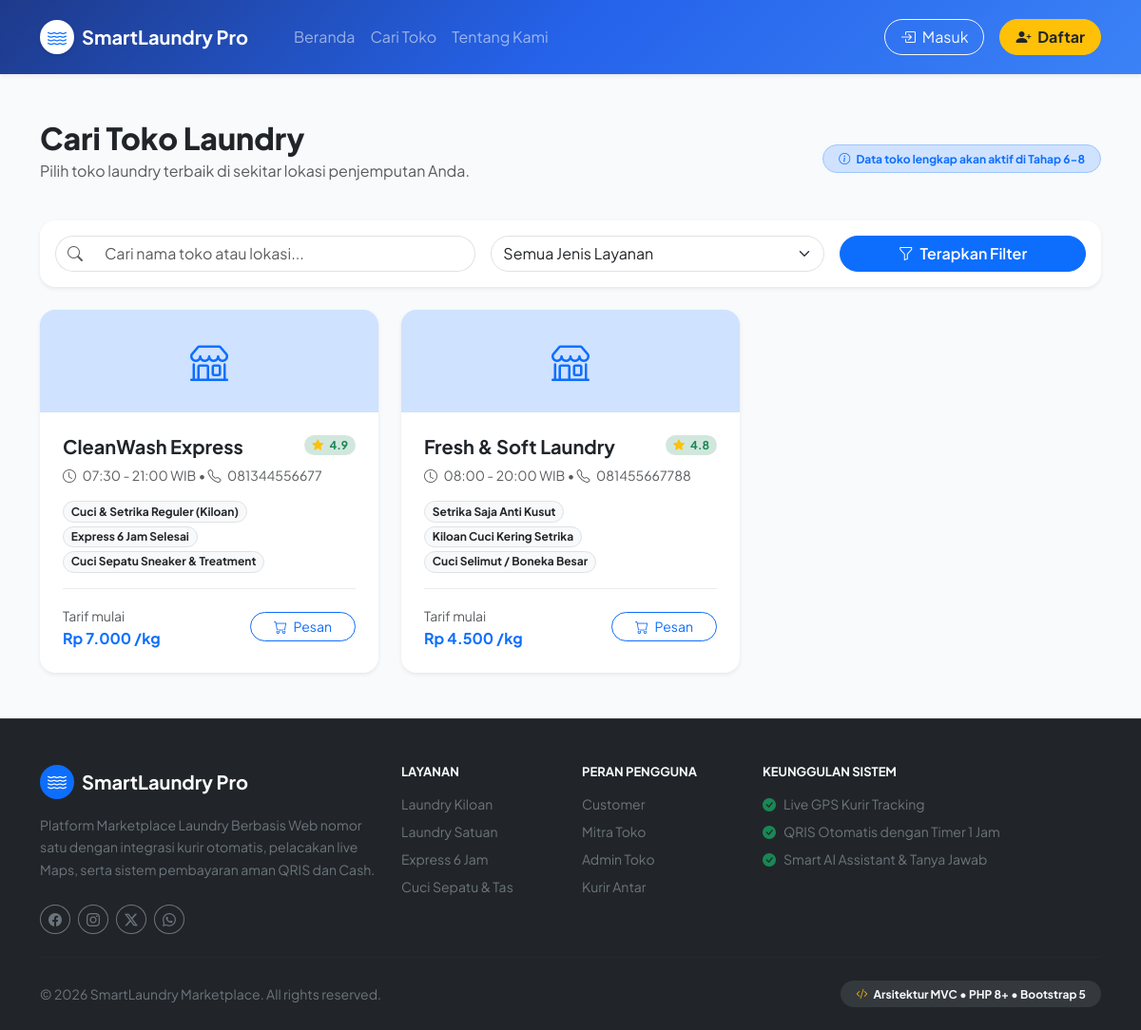
/stores, run on the app's committed database.
### tables this page shows
CREATE TABLE `stores` (
    `id` INT UNSIGNED AUTO_INCREMENT PRIMARY KEY,
    `owner_id` INT UNSIGNED NOT NULL,
    `name` VARCHAR(150) NOT NULL,
    `slug` VARCHAR(150) NOT NULL UNIQUE,
    `description` TEXT NULL,
    `address_id` INT UNSIGNED NULL,
    `phone` VARCHAR(25) NOT NULL,
    `logo` VARCHAR(255) NULL,
    `banner` VARCHAR(255) NULL,
    `operational_hours` VARCHAR(100) NULL DEFAULT '08:00 - 20:00 WIB',
    `rating_avg` DECIMAL(3, 2) NOT NULL DEFAULT 5.00,
    `rating_count` INT UNSIGNED NOT NULL DEFAULT 0,
    `is_verified` TINYINT(1) NOT NULL DEFAULT 0 COMMENT 'Status verifikasi oleh Owner Platform/Admin Owner',
    `is_active` TINYINT(1) NOT NULL DEFAULT 1,
    `created_at` TIMESTAMP DEFAULT CURRENT_TIMESTAMP,
    `updated_at` TIMESTAMP DEFAULT CURRENT_TIMESTAMP ON UPDATE CURRENT_TIMESTAMP,
    CONSTRAINT `fk_stores_owner` FOREIGN KEY (`owner_id`) REFERENCES `users` (`id`) ON UPDATE CASCADE ON DELETE RESTRICT,
    CONSTRAINT `fk_stores_address` FOREIGN KEY (`address_id`) REFERENCES `addresses` (`id`) ON UPDATE CASCADE ON DELETE SET NULL,
    INDEX `idx_stores_owner_id` (`owner_id`),
    INDEX `idx_stores_slug` (`slug`),
    INDEX `idx_stores_is_verified` (`is_verified`),
    INDEX `idx_stores_is_active` (`is_active`)
);

CREATE TABLE `laundry_services` (
    `id` INT UNSIGNED AUTO_INCREMENT PRIMARY KEY,
    `store_id` INT UNSIGNED NOT NULL,
    `name` VARCHAR(150) NOT NULL,
    `category` ENUM('kiloan', 'satuan', 'express', 'special') NOT NULL DEFAULT 'kiloan',
    `price` DECIMAL(12, 2) NOT NULL DEFAULT 0.00,
    `unit` VARCHAR(20) NOT NULL DEFAULT 'kg' COMMENT 'kg, item, pasang, meter, set',
    `min_order` DECIMAL(8, 2) NOT NULL DEFAULT 1.00,
    `estimated_duration` VARCHAR(50) NOT NULL DEFAULT '1-2 Hari',
    `description` TEXT NULL,
    `icon` VARCHAR(50) NULL DEFAULT 'bi-water',
    `is_active` TINYINT(1) NOT NULL DEFAULT 1,
    `created_at` TIMESTAMP DEFAULT CURRENT_TIMESTAMP,
    `updated_at` TIMESTAMP DEFAULT CURRENT_TIMESTAMP ON UPDATE CURRENT_TIMESTAMP,
    CONSTRAINT `fk_laundry_services_store` FOREIGN KEY (`store_id`) REFERENCES `stores` (`id`) ON UPDATE CASCADE ON DELETE CASCADE,
    INDEX `idx_laundry_services_store_id` (`store_id`),
    INDEX `idx_laundry_services_category` (`category`),
    INDEX `idx_laundry_services_is_active` (`is_active`)
);

### app/Views/home/stores.php (the view, shortened to what the rows shown need)
<div class="container py-5">
    <div class="d-flex flex-wrap justify-content-between align-items-center mb-4">
        <div>
            <h2 class="fw-extrabold text-dark mb-1">Cari Toko Laundry</h2>
            <p class="text-muted">Pilih toko laundry terbaik di sekitar lokasi penjemputan Anda.</p>
        </div>
        <div class="d-flex gap-2">
            <span class="badge bg-primary-subtle text-primary border border-primary-subtle px-3 py-2 rounded-pill">
                <i class="bi bi-info-circle me-1"></i> Data toko lengkap akan aktif di Tahap 6-8
            </span>
        </div>
    </div>
    <div class="card border-0 shadow-sm rounded-4 p-3 mb-4">
        <div class="row g-3">
            <div class="col-md-5">
                <div class="input-group">
                    <span class="input-group-text bg-white border-end-0 rounded-start-pill"><i class="bi bi-search text-muted"></i></span>
                    <input type="text" class="form-control border-start-0 rounded-end-pill" placeholder="Cari nama toko atau lokasi...">
                </div>
            </div>
            <div class="col-md-4">
                <select class="form-select rounded-pill">
                    <option selected>Semua Jenis Layanan</option>
                </select>
            </div>
            <div class="col-md-3">
                <button class="btn btn-primary w-100 rounded-pill fw-semibold">
                    <i class="bi bi-funnel me-1"></i> Terapkan Filter
                </button>
            </div>
        </div>
    </div>
    <div class="row g-4">
        <?php if (!empty($stores)): ?>
            <?php foreach ($stores as $st): ?>
                <div class="col-md-6 col-lg-4">
                    <div class="card border-0 shadow-sm rounded-4 overflow-hidden h-100 hover-elevate transition bg-white">
                        <div class="bg-primary-subtle p-4 text-center">
                            <i class="bi bi-shop fs-1 text-primary"></i>
                        </div>
                        <div class="card-body p-4 d-flex flex-column">
                            <div class="d-flex justify-content-between align-items-start mb-2">
                                <h5 class="fw-bold text-dark mb-0"><?= e($st['name']) ?></h5>
                                <span class="badge bg-success-subtle text-success rounded-pill px-2 py-1">
                                    <i class="bi bi-star-fill text-warning me-1"></i> <?= number_format((float)($st['rating_avg'] ?? 5.0), 1) ?>
                                </span>
                            </div>
                            <p class="text-muted small mb-3"><i class="bi bi-clock me-1"></i> <?= e($st['operational_hours'] ?? 'Buka 08:00 - 20:00 WIB') ?> • <i class="bi bi-telephone me-1"></i> <?= e($st['phone']) ?></p>
                            <div class="d-flex flex-wrap gap-1 mb-3 flex-grow-1">
                                <?php if (!empty($st['services'])): ?>
                                    <?php foreach (array_slice($st['services'], 0, 3) as $srv): ?>
                                        <span class="badge bg-light text-dark border rounded-pill"><?= e($srv['name']) ?></span>
                                    <?php endforeach; ?>
                                <?php else: ?>
                                    <span class="badge bg-light text-dark border rounded-pill">Layanan Lengkap</span>
                                <?php endif; ?>
                            </div>
                            <div class="d-flex justify-content-between align-items-center pt-3 border-top border-light-subtle mt-auto">
                                <div>
                                    <small class="text-muted">Tarif mulai</small>
                                    <div class="fw-bold text-primary">
                                        <?= !empty($st['services']) ? format_rupiah($st['services'][0]['price']) . ' /' . $st['services'][0]['unit'] : 'Tarif Terjangkau' ?>
                                    </div>
                                </div>
                                <?php if (is_authenticated() && user_role() === 'customer'): ?>
                                    <a href="<?= url('order/create?store_id=' . $st['id']) ?>" class="btn btn-sm btn-primary rounded-pill px-4 fw-semibold shadow-sm">
                                        <i class="bi bi-cart-plus me-1"></i> Pesan
                                    </a>
                                <?php else: ?>
                                    <a href="<?= url('order/create?store_id=' . $st['id']) ?>" class="btn btn-sm btn-outline-primary rounded-pill px-4">
                                        <i class="bi bi-cart me-1"></i> Pesan
                                    </a>
                                <?php endif; ?>
                            </div>
                        </div>
                    </div>
                </div>
            <?php endforeach; ?>
        <?php endif; ?>
    </div>
</div>

### app/Core/Router.php (shortened to what the rows shown need)
<?php
class Router {
    private array $routes = [];
    private Request $request;
    private Response $response;
    public function __construct(Request $request, Response $response) {
        $this->request = $request;
        $this->response = $response;
    }
    private function addRoute(string $method, string $path, $handler, array $middlewares = []): void {
        $path = '/' . trim($path, '/');
        $this->routes[] = [
            'method' => $method,
            'path' => $path,
            'handler' => $handler,
            'middlewares' => $middlewares
        ];
    }
    public function dispatch(): void {
        $requestPath = $this->request->getPath();
        foreach ($this->routes as $route) {
            $pattern = preg_replace('/\{([a-zA-Z0-9_]+)\}/', '([^/]+)', $route['path']);
            $pattern = '#^' . $pattern . '$#';
            if (preg_match($pattern, $requestPath, $matches)) {
                array_shift($matches);
                $handler = $route['handler'];
                if (is_array($handler) && count($handler) === 2) {
                    list($controllerClass, $method) = $handler;
                    $controller = new $controllerClass();
                    call_user_func_array([$controller, $method], array_merge([$this->request, $this->response], $matches));
                    return;
                }
            }
        }
        $this->response->setStatusCode(404);
    }
}

### data on the page
stores: name "CleanWash Express", rating_avg "4.9", operational_hours "07:30 - 21:00 WIB", phone "081344556677"
laundry_services: name "Cuci & Setrika Reguler (Kiloan)", price "Rp 7.000", unit "kg"
laundry_services: name "Express 6 Jam Selesai"
laundry_services: name "Cuci Sepatu Sneaker & Treatment"
stores: name "Fresh & Soft Laundry", rating_avg "4.8", operational_hours "08:00 - 20:00 WIB", phone "081455667788"
laundry_services: name "Setrika Saja Anti Kusut", price "Rp 4.500", unit "kg"
laundry_services: name "Kiloan Cuci Kering Setrika"
laundry_services: name "Cuci Selimut / Boneka Besar"

### other printed values
app_name() "SmartLaundry Pro"
